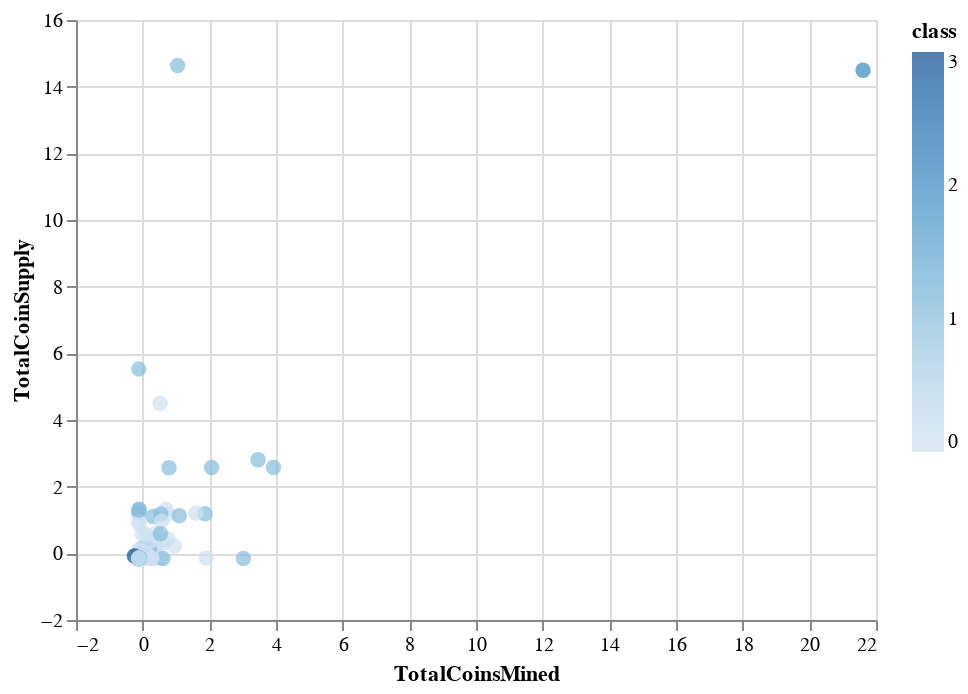

Notebook code cell kept with this figure:
### Code cell
# Plot the scatter with x="TotalCoinsMined" and y="TotalCoinSupply"

fig2 = altair.Chart(clustered_scaled).mark_circle(size=60).encode(
    x="TotalCoinsMined", 
    y="TotalCoinSupply",
    color="class",
    tooltip = ["CoinName", "Algorithm", "TotalCoinsMined", "TotalCoinSupply"]
)

fig2

### Figure 1 — Vega-Lite specification as saved in the notebook (floating-point values rounded to 4 significant figures; data arrays with more than 128 entries replaced by an {"elided": "..."} marker saying what was removed)
{"config": {"view": {"continuousWidth": 400, "continuousHeight": 300}}, "data": {"name": "data-c011ffe4a37d299c20732a57eb4e5ffa"}, "mark": {"type": "circle", "size": 60}, "encoding": {"color": {"type": "quantitative", "field": "class"}, "tooltip": [{"type": "nominal", "field": "CoinName"}, {"type": "nominal", "field": "Algorithm"}, {"type": "quantitative", "field": "TotalCoinsMined"}, {"type": "quantitative", "field": "TotalCoinSupply"}], "x": {"type": "quantitative", "field": "TotalCoinsMined"}, "y": {"type": "quantitative", "field": "TotalCoinSupply"}}, "$schema": "https://vega.github.io/schema/vega-lite/v4.8.1.json", "datasets": {"data-c011ffe4a37d299c20732a57eb4e5ffa": {"elided": "533 records"}}}
